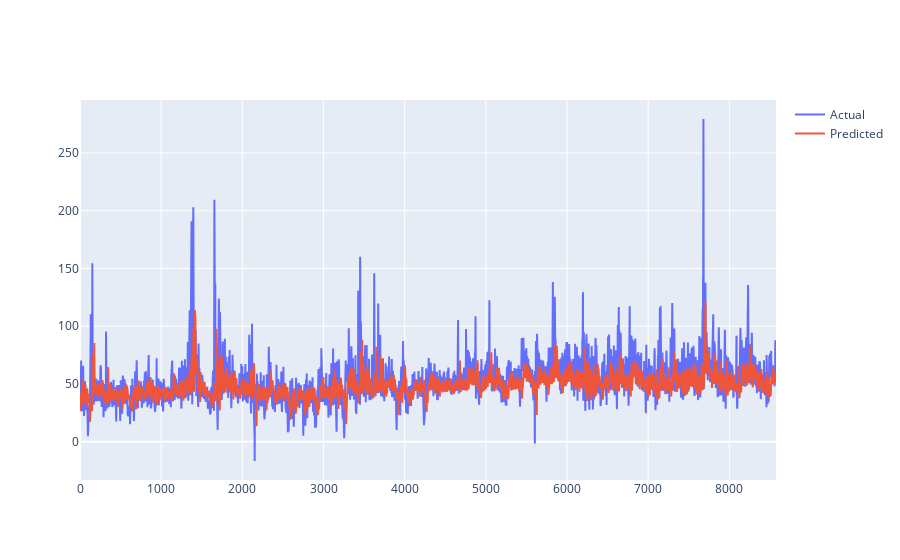

Notebook source saved alongside this figure:
### Code cell
import plotly.express as px
import plotly.graph_objects as go

evaluation = pd.DataFrame()
evaluation['Actual'] = y_test_unscaled
evaluation['Predicted'] = LSTM_prediction

fig1 = go.Scatter(      x = evaluation.index,
                        y = evaluation['Actual'],
                        name = 'Actual'
                        # color = evaluation['Type'],
                        # title = "Log of Appliance Energy Consumption in Wh vs Time"
                    )

fig2 = go.Scatter(      x = evaluation.index,
                        y = evaluation['Predicted'],
                        name = 'Predicted'
                        # color = evaluation['Type'],
                        # title = "Log of Appliance Energy Consumption in Wh vs Time"
                    )

data = [fig1, fig2]

fig = go.Figure(data=data)

fig.show()

### Figure 1 — Plotly figure (JSON) as saved in the notebook; plotly's stock layout.template omitted (floating-point values rounded to 4 significant figures; data arrays with more than 128 entries replaced by an {"elided": "..."} marker saying what was removed)
{"data": [{"name": "Actual", "type": "scatter", "x": {"elided": "8576 int values"}, "y": {"elided": "8576 float values"}}, {"name": "Predicted", "type": "scatter", "x": {"elided": "8576 int values"}, "y": {"elided": "8576 float values"}}], "layout": {}}
